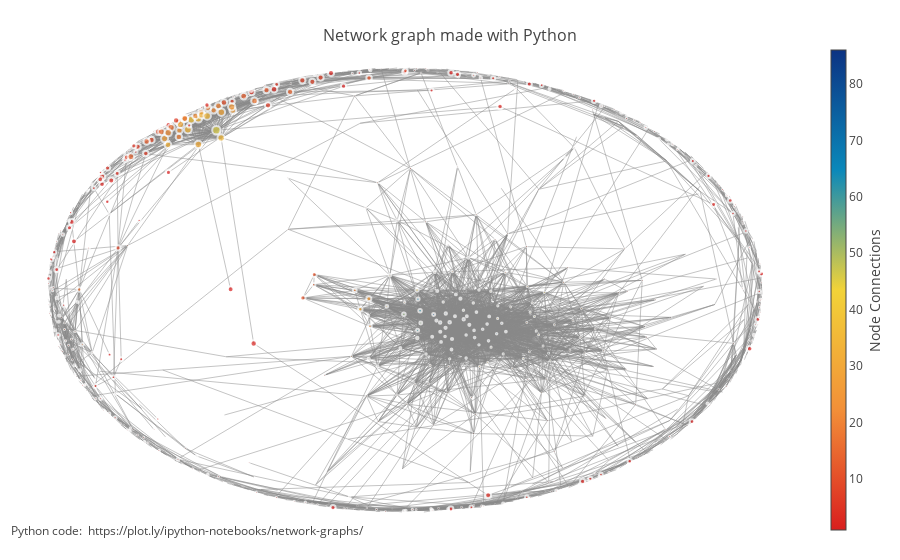

Source (notebook cell):
### Code cell
drawSpringLayoutGraphFromDict(G, eigenvector_centrality)

### Figure 1 — Plotly figure (JSON) as saved in the notebook; plotly's stock layout.template omitted (floating-point values rounded to 4 significant figures; data arrays with more than 128 entries replaced by an {"elided": "..."} marker saying what was removed)
{"data": [{"hoverinfo": "none", "line": {"color": "#888", "width": 0.5}, "mode": "lines", "type": "scatter", "x": {"elided": "11250 float values"}, "y": {"elided": "11250 float values"}}, {"hoverinfo": "text", "marker": {"color": {"elided": "1031 int values"}, "colorbar": {"thickness": 15, "title": "Node Connections", "titleside": "right", "xanchor": "left"}, "colorscale": "Portland", "line": {"width": 2}, "reversescale": true, "showscale": true, "size": {"elided": "1031 float values"}}, "mode": "markers", "text": {"elided": "1031 str values"}, "type": "scatter", "x": {"elided": "1031 float values"}, "y": {"elided": "1031 float values"}}], "layout": {"annotations": [{"showarrow": false, "text": "Python code: <a href='https://plot.ly/ipython-notebooks/network-graphs/'> https://plot.ly/ipython-notebooks/network-graphs/</a>", "x": 0.005, "xref": "paper", "y": -0.002, "yref": "paper"}], "hovermode": "closest", "margin": {"b": 20, "l": 5, "r": 5, "t": 40}, "showlegend": false, "title": "<br>Network graph made with Python", "titlefont": {"size": 16}, "xaxis": {"showgrid": false, "showticklabels": false, "zeroline": false}, "yaxis": {"showgrid": false, "showticklabels": false, "zeroline": false}}}
